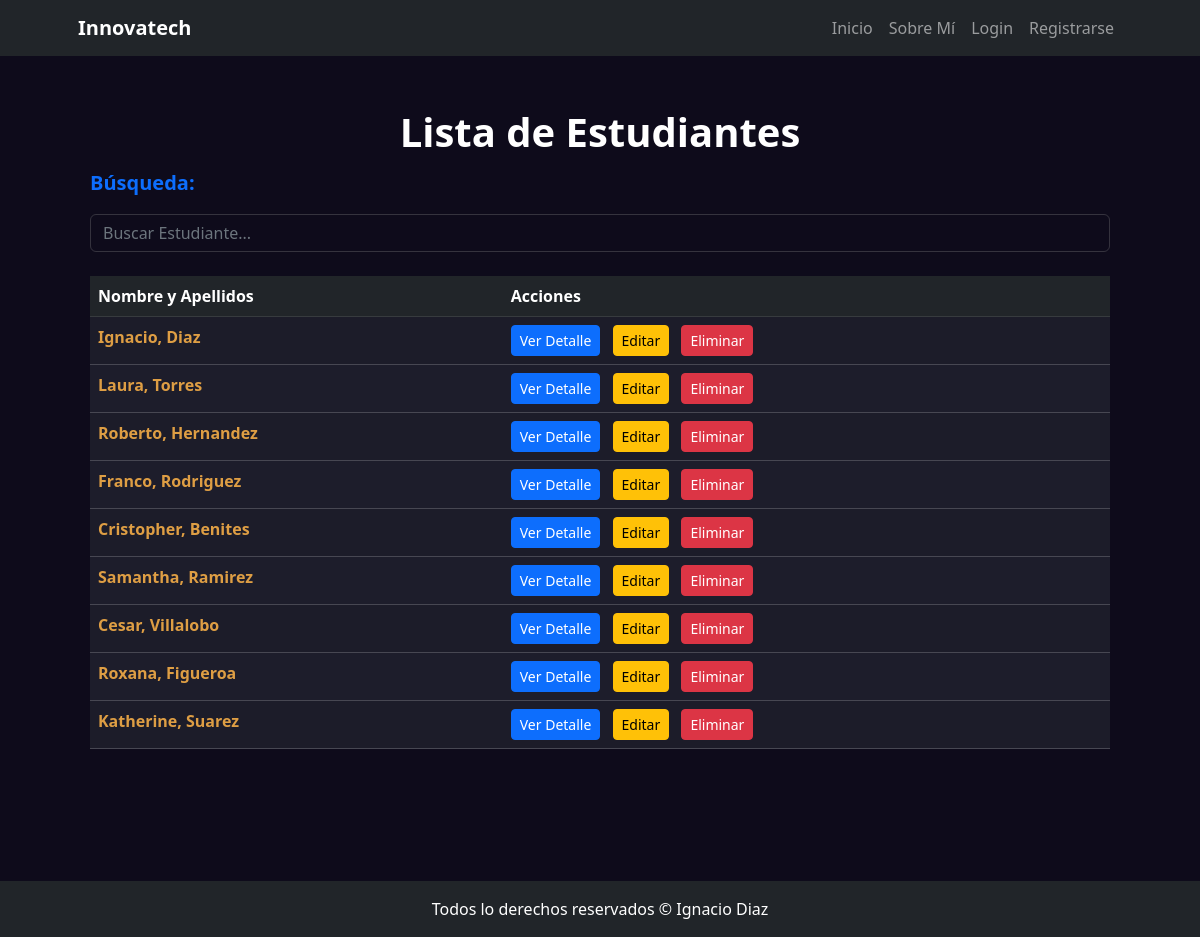
Before: /estudiante/list/ with the older database file.
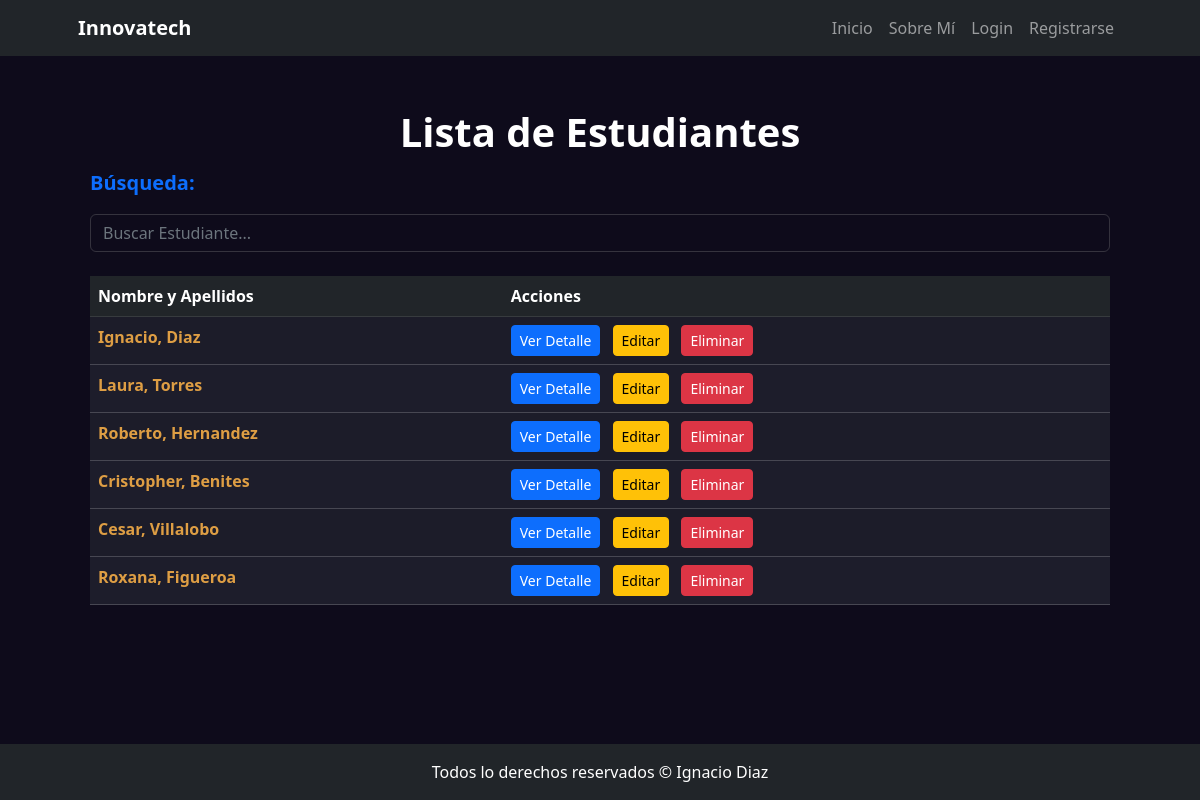
After: the same page with the newer database file.
### estudiante/models.py (models this page shows, shortened)
class Estudiante(models.Model):
    nombre = models.CharField(max_length=50)
    apellido = models.CharField(max_length=50)
    edad = models.IntegerField()
    email = models.EmailField()
    telefono = models.CharField(max_length=10)
    fecha_registro = models.DateTimeField(auto_now_add=True)
    imagen = models.ImageField(upload_to='estudiantes', null=True, blank=True)
    class Meta:
        verbose_name = 'Estudiante'
        verbose_name_plural = 'Estudiantes'

### estudiante/views.py (the view)
# urls.py: path("list/", views.EstudianteList.as_view(), name="list"),
class EstudianteList(ListView):
    model = models.Estudiante
    def get_queryset(self) -> QuerySet:
        if self.request.GET.get("consulta"):
            consulta = self.request.GET.get("consulta")
            object_list = models.Estudiante.objects.filter(
                Q(nombre__icontains=consulta) | Q(apellido__icontains=consulta))
        else:
            object_list = models.Estudiante.objects.all()
        return object_list

### estudiante/templates/estudiante/estudiante_list.html (shortened to what this page needs)
{% extends 'core/base.html' %}
{% block titulo %}Lista de Estudiantes{% endblock titulo %}
{% block contenido %}
    <div class="container">
        <div class="row">
            <form action="{% url 'estudiante:list' %}" method="get">
                <label class="fs-5 fw-bold mb-3 text-primary">Búsqueda:</label>
                <input
                    type="text"
                    name="consulta"
                    class="form-control"
                    placeholder="Buscar Estudiante..."
                >
            </form>
        </div>
        <div class="row my-4">
            <div class="col">
                {% if object_list %}
                    <table class="table table-striped table-hover"  style="background: #1d1d2b; border-color: #ffffff2f;">
                        <thead class="table-dark">
                            <tr>
                                <th scope="col">Nombre y Apellidos</th>
                                <th scope="col">Acciones</th>
                            </tr>
                        </thead>
                        <tbody>
                            {% for object in object_list %}
                                <tr>
                                    <td style="color: #de9e44" class="fw-bold">{{ object.nombre }}, {{object.apellido}}</td>
                                    <td>
                                        <a href="{% url 'estudiante:detail' object.id %}" class="btn btn-primary btn-sm me-2">Ver Detalle</a>
                                        <a href="{% url 'estudiante:update' object.id %}" class="btn btn-warning btn-sm me-2">Editar</a>
                                        <a href="{% url 'estudiante:delete' object.id %}" class="btn btn-danger btn-sm">Eliminar</a>
                                    </td>
                                </tr>
                            {% endfor %}
                        </tbody>
                    </table>
                {% elif not object_list and request.GET.consulta %}
                    <p class="text-center py-4 m-2 fs-4 text-info text-bg-dark fw-bold rounded-4">
                        No hay Estudiante registrado con ese nombre 🫤
                    </p>
                {% else %}
                    <p class="text-center py-4 m-2 fs-4 text-warning text-bg-dark fw-bold rounded-4">
                       Aún no hay Estudiante registrados 📢
                    </p>
                {% endif %}
            </div>
        </div>
    </div>
{% endblock contenido %}

### core/templates/core/base.html (shortened to what this page needs)
{% load static %}
<!DOCTYPE html>
<html lang="es">
    <head>
        <link href="{% static 'core/css/styles.css' %}" rel="stylesheet" />
    </head>
    <body style="background-color: #0e0b1b; color: #fff">
        {% include 'core/components/navbar.html' %}
        <div class="container px-4 px-lg-5 my-5" style="padding-bottom: 100px;">
            <h1 class="text-center py-1 fw-bold ">
                {% block titulo %} {% endblock titulo %}
            </h1>
            {% block contenido %} {% endblock contenido %}
        </div>
        {% include 'core/components/footer.html' %}
    </body>
</html>

### core/templates/core/components/navbar.html (shortened to what this page needs)
<nav class="navbar navbar-expand-lg navbar-dark bg-dark">
    <div class="container px-5">
        <a class="navbar-brand" href="{% url 'core:home' %}"><b>Innovatech</b></a>
        <div class="collapse navbar-collapse" id="navbarSupportedContent">
            <ul class="navbar-nav ms-auto mb-2 mb-lg-0">
                <li class="nav-item">
                    <a class="nav-link {% if  request.path == "/"%}active{% endif %}" aria-current="page" href="{% url 'core:home' %}">Inicio</a>
                </li>
                <li class="nav-item">
                    <a class="nav-link {% if  request.path == "/about/"%}active{% endif %}" aria-current="page" href="{% url 'core:about' %}">Sobre Mí</a>
                </li>
                {% if user.is_authenticated %}
                    <li class="nav-item">
                        <a class="nav-link {% if  request.path == '/estudiante/'%}active{% endif %}" href="{% url 'estudiante:home' %}">Estudiante</a>
                    </li>
                    <li class="nav-item">
                        <a class="nav-link {% if  request.path == '/curso/'%}active{% endif %}" href="{% url 'curso:home' %}">Curso</a>
                    </li>
                    <li class="nav-item">
                        <a class="nav-link {% if  request.path == '/profesor/'%}active{% endif %}" href="{% url 'profesor:home' %}">Profesor</a>
                    </li>
                    <li class="nav-item">
                        <a class="nav-link text-bg-info rounded-1">{{ user.username }}</a>
                    </li>
                    <li class="nav-item">
                        <form action="{% url 'core:logout' %}" method="post">
                        {% csrf_token %}
                        <button type="submit" class="btn btn-dark">
                            Logout
                        </button>
                        </form>
                    </li>
                {% else %}
                    <li class="nav-item">
                        <a class="nav-link {% if  request.path == "/login/"%}active{% endif %}" href="{% url 'core:login' %}">Login</a>
                    </li>
                    <li class="nav-item">
                        <a class="nav-link {% if  request.path == "/register/"%}active{% endif %}" href="{% url 'core:register' %}">Registrarse</a>
                    </li>
                {% endif %}
            </ul>
        </div>
    </div>
</nav>

### core/templates/core/components/footer.html
<footer class="py-3 bg-dark fixed-bottom">
    <div class="container px-4 px-lg-5">
        <div class="m-0 text-center text-white">
            <span> Todos lo derechos reservados &copy; Ignacio Diaz</span>
        </div>
    </div>
</footer>

### core/templates/core/base.html (style rules this page uses)
input { background: #c9c9c900 !important; color: #b7b7b7 !important; border-color: #9090904c !important; }

Changed rows visible on the page:
removed Estudiante: nombre "Franco", apellido "Rodriguez"
removed Estudiante: nombre "Samantha", apellido "Ramirez"
removed Estudiante: nombre "Katherine", apellido "Suarez"
